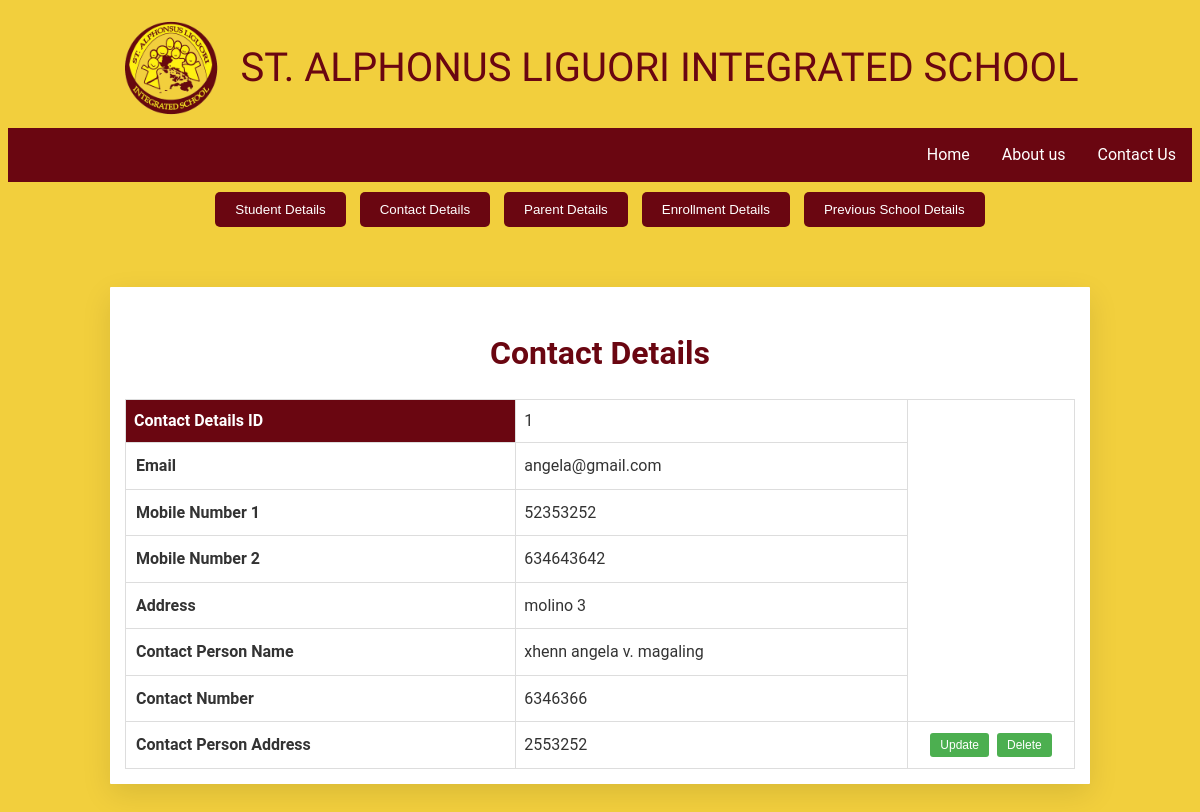
Screenshot of /contact-details.php with the database file from the repository.
### tables this page shows
CREATE TABLE `contact_details` (
  `contact_details_id` int(11) NOT NULL,
  `student_info_id` int(11) DEFAULT NULL,
  `contact_email` varchar(50) NOT NULL,
  `mobile_number_1` varchar(50) NOT NULL,
  `mobile_number_2` varchar(50) DEFAULT NULL,
  `student_address` varchar(100) NOT NULL,
  `contact_person_name` varchar(50) NOT NULL,
  `contact_number` varchar(20) NOT NULL,
  `contact_person_address` varchar(100) NOT NULL
);

### contact-details.php (the view, shortened to what this page needs)
<?php
$servername = "localhost";
$username = "root";
$password = "";
$dbname = "enrollmentsystemdb";
$conn = new mysqli($servername, $username, $password, $dbname);
?>
<!DOCTYPE html>
<html lang="en">
<head>
</head>
<header>
    <div class="header-content">
        <img src="logo-removebg-preview.png" alt="School Logo" class="logo" width="100" height="100">
        <div class="school-name">ST. ALPHONUS LIGUORI INTEGRATED SCHOOL</div>
    </div>
</header>
<nav>
        <a class="navbar-link" href="contact_us.php">Contact Us</a>
        <a href="about.php">About us</a>
        <a href="main.php">Home</a>
    </nav>
<div class="container">
    <div class="nav-buttons">
        <button onclick="redirectTo('student-details.php')">Student Details</button>
        <button onclick="redirectTo('contact-details.php')">Contact Details</button>
        <button onclick="redirectTo('parent-details.php')">Parent Details</button>
        <button onclick="redirectTo('enrollment-details.php')">Enrollment Details</button>
        <button onclick="redirectTo('previous-details.php')">Previous School Details</button>
    </div>
    <div class="container">
    <section class="details-section">
        <h2>Contact Details</h2>
        <table>
            <?php
            $sql = "SELECT contact_details_id, contact_email, mobile_number_1, mobile_number_2, student_address, contact_person_name, contact_number, contact_person_address FROM contact_details";
            $result = $conn->query($sql);
            if ($result->num_rows > 0) {
while($row = $result->fetch_assoc()) {
    echo "<tr>
            <th id='id-column'>Contact Details ID</th>
            <td>" . htmlspecialchars($row["contact_details_id"]) . "</td>
        </tr>
        <tr>
            <th>Email</th>
            <td>" . htmlspecialchars($row["contact_email"]) . "</td>
        </tr>
        <tr>
            <th>Mobile Number 1</th>
            <td>" . htmlspecialchars($row["mobile_number_1"]) . "</td>
        </tr>
        <tr>
            <th>Mobile Number 2</th>
            <td>" . htmlspecialchars($row["mobile_number_2"]) . "</td>
        </tr>
        <tr>
            <th>Address</th>
            <td>" . htmlspecialchars($row["student_address"]) . "</td>
        </tr>
        <tr>
            <th>Contact Person Name</th>
            <td>" . htmlspecialchars($row["contact_person_name"]) . "</td>
        </tr>
        <tr>
            <th>Contact Number</th>
            <td>" . htmlspecialchars($row["contact_number"]) . "</td>
        </tr>
        <tr>
            <th>Contact Person Address</th>
            <td>" . htmlspecialchars($row["contact_person_address"]) . "</td>
            <td class='action-column'>
                <form action='update_contact.php' method='POST' style='display: inline-block;'>
                    <input type='hidden' name='contact_details_id' value='" . $row["contact_details_id"] . "'>
                    <button type='submit' class='edit-button'>Update</button>
                </form>
                <form action='delete_contact.php' method='POST' style='display: inline-block;'>
                    <input type='hidden' name='contact_details_id' value='" . $row["contact_details_id"] . "'>
                    <button type='submit' class='delete-button'>Delete</button>
                </form>
            </td>
        </tr>";
}
            } else {
                echo "<tr><td colspan='2'>No contact details found</td></tr>";
            }
            ?>
        </table>
    </section>
</div>
</body>
</html>

### contact-details.php (style rules this page uses)
.container { max-width: 1000px; margin: 0 auto; padding: 10px; }
nav { overflow: hidden; text-align: right; background-color: #6a0611; }
nav a { float: right; display: block; color: #fff; text-align: right; padding: 14px 16px; text-decoration: none; font-family: 'Roboto', serif; }
.header-content { text-align: center; padding: 10px 0; }
.logo { display: inline-block; vertical-align: middle; margin-right: 15px; }
.school-name { display: inline-block; vertical-align: middle; font-size: 2.5em; color: #6a0611; }
.details-section { background-color: #fff; border-radius: 1px; box-shadow: 0 10px 30px rgba(0, 0, 0, 0.1); padding: 15px; margin-top: 30px; margin-bottom: 20px; font-family: 'Roboto', serif; }
h2 { margin-bottom: 20px; font-size: 2rem; text-align: center; color: #6a0611; }
table { width: 100%; border-collapse: collapse; margin-top: 20px; border: 1px solid #ddd; }
td { padding: 8px; border: 1px solid #ddd; }
.nav-buttons { text-align: center; margin-bottom: 20px; }
.nav-buttons button { background-color: #6a0611; color: white; border: none; padding: 10px 20px; margin: 0 5px; cursor: pointer; border-radius: 5px; }
th { padding: 10px; text-align: left; border: 1px solid #ddd; }
th#id-column { background-color: #6a0611; color: white; padding: 8px; text-align: left; }
.action-column { width: 150px; text-align: center; }
.action-column button { background-color: #4CAF50; color: white; border: none; padding: 5px 10px; text-align: center; text-decoration: none; display: inline-block; font-size: 12px; margin: 2px; cursor: pointer; border-radius: 3px; }
.delete-button { background-color: #f44336; }
.edit-button { background-color: #008CBA; }

### rows the page displays
contact_details: contact_details_id "1", contact_email "angela@gmail.com", mobile_number_1 "52353252", mobile_number_2 "634643642", student_address "molino 3", contact_person_name "xhenn angela v. magaling", contact_number "6346366", contact_person_address "2553252"
